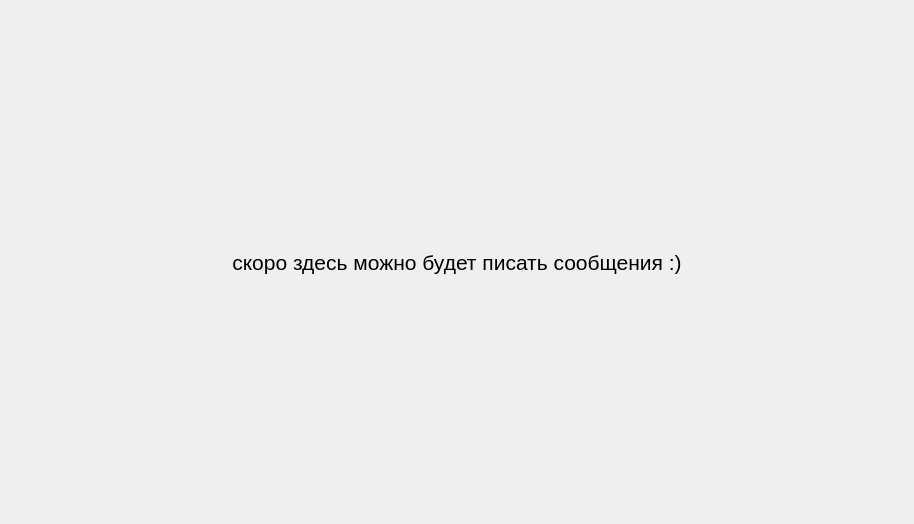
<?xml version="1.0" encoding="UTF-8"?>
<ui version="4.0">
 <class>ChatWidget</class>
 <widget class="QWidget" name="ChatWidget">
  <property name="geometry">
   <rect>
    <x>0</x>
    <y>0</y>
    <width>914</width>
    <height>524</height>
   </rect>
  </property>
  <property name="windowTitle">
   <string>Form</string>
  </property>
  <layout class="QGridLayout" name="gridLayout">
   <item row="0" column="0">
    <widget class="QLabel" name="label">
     <property name="font">
      <font>
       <pointsize>16</pointsize>
      </font>
     </property>
     <property name="text">
      <string>скоро здесь можно будет писать сообщения :)</string>
     </property>
     <property name="alignment">
      <set>Qt::AlignCenter</set>
     </property>
    </widget>
   </item>
  </layout>
 </widget>
 <resources/>
 <connections/>
</ui>
